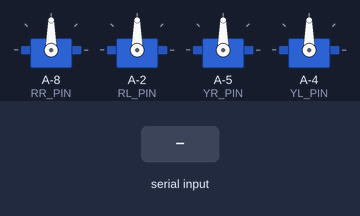
Recording of a sketch running on a simulated ATtiny85, built with avr-gcc and run on an emulated ATtiny85. On the bench: 4 × servo. The test bench sets the inputs (shaded band).

Above: at 2.3 s.
2.4 s: "F" received over Serial
At 3.62 s:
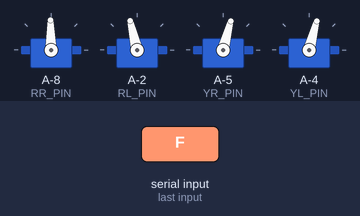
At 4.2 s:
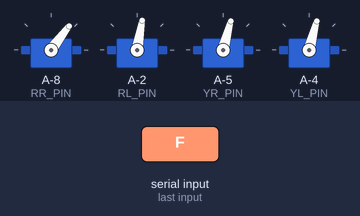
5.4 s: "f" received over Serial
At 7.08 s:
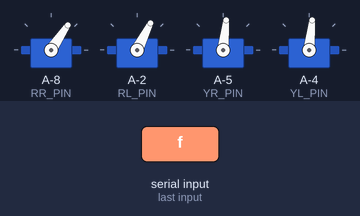
Timing chart, 0 to 14.0 s (numbered marks = the images above; inputs shaded):
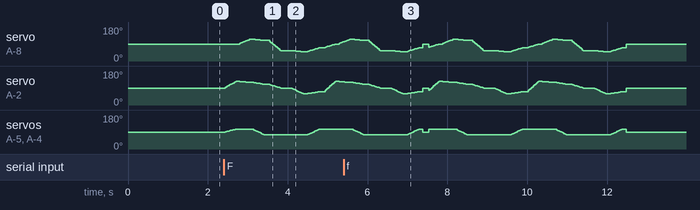

The sketch:

robotCode.ino
```cpp
#include "Arduino.h"
#include "Oscillator.h"
#include "NeoSWSerial.h"
#include <Servo.h>
/*
         ---------------
        |     O   O     |
        |---------------|
YR 2<== |               | <== YL 3
         ---------------
            ||     ||
            ||     ||
RR 0==^   -----   ------  v== RL 1
         |-----   ------|
*/

/* Hardware interface mapping*/

#define SOFTWARE_RXD A2 //Software implementation of serial interface (audio module driver interface)
#define SOFTWARE_TXD A3
#define MY1690_PIN 8
#define HT6871_PIN 7
NeoSWSerial mp3Serial(SOFTWARE_RXD, SOFTWARE_TXD);

#define YL_PIN 10
#define YR_PIN 9
#define RL_PIN 12
#define RR_PIN 6

#define N_SERVOS 4
#define INTERVALTIME 10.0
#define CENTRE 90
#define AMPLITUDE 30
#define ULTRA_HIGH_RATE 0.3
#define HIGH_RATE 0.5
#define MID_RATE 0.7
#define LOW_RATE 1.0
#define ULTRA_LOW_RATE 1.5

int t=495;
char mov_=""; //moviento adelante

Oscillator servo[N_SERVOS];

#define CENTRE 90

unsigned long final_time;
unsigned long interval_time;
int oneTime;
int iteration;
float increment[N_SERVOS];
int oldPosition[] = {CENTRE, CENTRE, CENTRE, CENTRE};


class MY1690_16S{
public:
    int volume;
    String playStatus[5] = {"0", "1", "2", "3", "4"}; // STOP PLAYING PAUSE FF FR

    /* Music Playing Choice*/
    void playSong(unsigned char num, unsigned char vol){
        setVolume(vol);
        setPlayMode(4);
        CMD_SongSelet[4] = num;
        checkCode(CMD_SongSelet);
        mp3Serial.write(CMD_SongSelet, 7);
        delay(50);
    }
    /* Get playback status*/
    String getPlayStatus(){
        mp3Serial.write(CMD_getPlayStatus, 5);
        delay(50);
        return getStatus();
    }
    /* Get status*/
    String getStatus(){
        String statusMp3 = "";
        while (mp3Serial.available()){
            statusMp3 += (char)mp3Serial.read();
        }
        return statusMp3;
    }
    /* Stop broadcasting*/
    void stopPlay(){
        setPlayMode(4);
        mp3Serial.write(CMD_MusicStop, 5);
        delay(50);
    }
    /* Volume setting*/
    void setVolume(unsigned char vol){
        CMD_VolumeSet[3] = vol;
        checkCode(CMD_VolumeSet);
        mp3Serial.write(CMD_VolumeSet, 6);
        delay(50);
    }
    /* Voice Enhancement*/
    void volumePlus(){
        mp3Serial.write(CMD_VolumePlus, 5);
        delay(50);
    }
    /* Lower volume*/
    void volumeDown(){
        mp3Serial.write(CMD_VolumeDown, 5);
        delay(50);
    }

    void setPlayMode(unsigned char mode){
        CMD_PlayMode[3] = mode;
        checkCode(CMD_PlayMode);
        mp3Serial.write(CMD_PlayMode, 6);
        delay(50);
    }

    void checkCode(unsigned char *vs){
        int val = vs[1];
        int i;
        for (i = 2; i < vs[1]; i++)
            val = val ^ vs[i];
        vs[i] = val;
    }

    void ampMode(int p, bool m){
        pinMode(p, OUTPUT);
        if (m)
            digitalWrite(p, HIGH);

        else
            digitalWrite(p, LOW);
    }

    void init(){
        ampMode(HT6871_PIN, HIGH);
        stopPlay();
        volume = 15;
    }

private:
    byte CMD_MusicPlay[5] = {0x7E, 0x03, 0x11, 0x12, 0xEF};
    byte CMD_MusicStop[5] = {0x7E, 0x03, 0x1E, 0x1D, 0xEF};
    byte CMD_MusicNext[5] = {0x7E, 0x03, 0x13, 0x10, 0xEF};
    byte CMD_MusicPrev[5] = {0x7E, 0x03, 0x14, 0x17, 0xEF};
    byte CMD_VolumePlus[5] = {0x7E, 0x03, 0x15, 0x16, 0xEF};
    byte CMD_VolumeDown[5] = {0x7E, 0x03, 0x16, 0x15, 0xEF};
    byte CMD_VolumeSet[6] = {0x7E, 0x04, 0x31, 0x00, 0x00, 0xEF};
    byte CMD_PlayMode[6] = {0x7E, 0x04, 0x33, 0x00, 0x00, 0xEF};
    byte CMD_SongSelet[7] = {0x7E, 0x05, 0x41, 0x00, 0x00, 0x00, 0xEF};
    byte CMD_getPlayStatus[5] = {0x7E, 0x03, 0x20, 0x23, 0xEF};
} mp3;

bool delays(unsigned long ms){
    for (unsigned long i = 0; i < ms; i++)
        delay(1);

    return false;
}

/*
    Setting the 90-degree position of the steering gear to make the penguin stand on its feet
*/
void homes(int millis_t){
    servo[0].SetPosition(90);
    servo[1].SetPosition(90);
    servo[2].SetPosition(90);
    servo[3].SetPosition(90);
    delay(millis_t);
}
bool moveNServos(int time, int newPosition[]){
    for (int i = 0; i < N_SERVOS; i++)
        increment[i] = ((newPosition[i]) - oldPosition[i]) / (time / INTERVALTIME);

    final_time = millis() + time;
    iteration = 1;
    while (millis() < final_time){
        interval_time = millis() + INTERVALTIME;
        oneTime = 0;
        while (millis() < interval_time){
            if (oneTime < 1){
                for (int i = 0; i < N_SERVOS; i++)
                    servo[i].SetPosition(oldPosition[i] + (iteration * increment[i]));

                iteration++;
                oneTime++;
            }
        }
    }
    for (int i = 0; i < N_SERVOS; i++)
        oldPosition[i] = newPosition[i];

    return false;
}
/*
  Walking control realization:
*/
bool walk(int steps, int T, int dir){
    int move1[] = {90, 90 + 35, 90 + 15, 90 + 15};
    int move2[] = {90 + 25, 90 + 30, 90 + 15, 90 + 15};
    int move3[] = {90 + 20, 90 + 20, 90 - 15, 90 - 15};
    int move4[] = {90 - 35, 90, 90 - 15, 90 - 15};
    int move5[] = {90 - 40, 90 - 30, 90 - 15, 90 - 15};
    int move6[] = {90 - 20, 90 - 20, 90 + 15, 90 + 15};

    int move21[] = {90, 90 + 35, 90 - 15, 90 - 15};
    int move22[] = {90 + 25, 90 + 30, 90 - 15, 90 - 15};
    int move23[] = {90 + 20, 90 + 20, 90 + 15, 90 + 15};
    int move24[] = {90 - 35, 90, 90 + 15, 90 + 15};
    int move25[] = {90 - 40, 90 - 30, 90 + 15, 90 + 15};
    int move26[] = {90 - 20, 90 - 20, 90 - 15, 90 - 15};

    if (dir == 1) //Walking forward
    {
        for (int i = 0; i < steps; i++)
            if (
                moveNServos(T * 0.2, move1) ||
                delays(50) ||
                moveNServos(T * 0.2, move2) ||
                delays(50) ||
                moveNServos(T * 0.2, move3) ||
                delays(100) ||
                moveNServos(T * 0.2, move4) ||
                delays(250) ||
                moveNServos(T * 0.2, move5) ||
                delays(100) ||
                moveNServos(T * 0.2, move6) ||
                delays(100))
                return true;
    }
    else //Walking backward
    {
        for (int i = 0; i < steps; i++)
            if (
                moveNServos(T * 0.2, move21) ||
                delays(50 / 10) ||
                moveNServos(T * 0.2, move22) ||
                delays(50) ||
                moveNServos(T * 0.2, move23) ||
                delays(100) ||
                moveNServos(T * 0.2, move24) ||
                delays(250) ||
                moveNServos(T * 0.2, move25) ||
                delays(100) ||
                moveNServos(T * 0.2, move26))
                return true;
    }
    return false;
}

int trim_rr;
int trim_rl;
int trim_yr;
int trim_yl;

void servoAttach(){
    //
    servo[0].SetTrim(trim_rr);
    servo[1].SetTrim(trim_rl);
    servo[2].SetTrim(trim_yr);
    servo[3].SetTrim(trim_yl);

    servo[0].attach(RR_PIN);
    servo[1].attach(RL_PIN);
    servo[2].attach(YR_PIN);
    servo[3].attach(YL_PIN);
}

bool lateral_fuerte(boolean dir, int tempo){
    if (dir){
        int move1[] = {CENTRE - 2 * AMPLITUDE, CENTRE - AMPLITUDE, CENTRE, CENTRE};
        int move2[] = {CENTRE + AMPLITUDE, CENTRE - AMPLITUDE, CENTRE, CENTRE};
        int move3[] = {CENTRE - 2 * AMPLITUDE, CENTRE - AMPLITUDE, CENTRE, CENTRE};
        if (moveNServos(tempo * LOW_RATE, move1) || delays(tempo * 2) ||
            moveNServos(tempo * ULTRA_HIGH_RATE, move2) || delays(tempo / 2) ||
            moveNServos(tempo * ULTRA_HIGH_RATE, move3) || delays(tempo))
            return true;
    }
    else{
        int move1[] = {CENTRE + AMPLITUDE, CENTRE + 2 * AMPLITUDE, CENTRE, CENTRE};
        int move2[] = {CENTRE + AMPLITUDE, CENTRE - AMPLITUDE, CENTRE, CENTRE};
        int move3[] = {CENTRE + AMPLITUDE, CENTRE + 2 * AMPLITUDE, CENTRE, CENTRE};
        if (moveNServos(tempo * LOW_RATE, move1) || delays(tempo * 2) ||
            moveNServos(tempo * ULTRA_HIGH_RATE, move2) || delays(tempo / 2) ||
            moveNServos(tempo * ULTRA_HIGH_RATE, move3) || delays(tempo))
            return true;
    }
    if (home())
        return true;
    return false;
}

bool home(){
    int move1[] = {90, 90, 90, 90};
    if (moveNServos(t, move1) || delays(t))
        return true;
    return false;
}

void servoDetach(){
    servo[0].detach();
    servo[1].detach();
    servo[2].detach();
    servo[3].detach();
}

void start(){
    mp3.stopPlay();
    delay(10);
    mp3.stopPlay();
    delay(10);
    mp3.stopPlay();
    delay(10);
    mp3.playSong(1, mp3.volume);
    mp3.setVolume(10);
    //lateral_fuerte(1,t); //movimiento de inicio
    mp3.stopPlay();
    delay(10);
    mp3.stopPlay();
    delay(10);
    mp3.stopPlay();
    delay(10);
}


void setup(){
    Serial.begin(9600);

    mp3Serial.begin(9600);
    mp3.init();

    servo[0].attach(RR_PIN);
    servo[1].attach(RL_PIN);
    servo[2].attach(YR_PIN);
    servo[3].attach(YL_PIN);
    start(); //movimiento de inicio robot
    homes(100);
}

void loop(){
//este es el codigo final
  if(Serial.available()){
    mov_=Serial.read();
  if(mov_=='F' || mov_=='f'){
    for (int i = 0; i < 2; i++)
        walk(1, 1500, 1); //movimiento adelante
        homes(100);
  }
  else if (mov_=='B' || mov_=='b'){
    for (int i = 0; i < 2; i++)
        walk(1, 1500, 0);//movimiento atras
        homes(100);
  }
  else if(mov_=='l'){ //palabra chapie
    servoAttach();
    lateral_fuerte(1, t);
    servoDetach();
  }
}
} //fin loop
```

Oscillator.cpp
```cpp
// (licence header left out)
#if defined(ARDUINO) && ARDUINO >= 100
#include "Arduino.h"
#else
#include "WProgram.h"
#include <pins_arduino.h>
#endif
#include "Oscillator.h"
#include <Servo.h>

//-- This function returns true if another sample
//-- should be taken (i.e. the TS time has passed since
//-- the last sample was taken
bool Oscillator::next_sample() {

  //-- Read current time
  _currentMillis = millis();

  //-- Check if the timeout has passed
  if (_currentMillis - _previousMillis > _TS) {
    _previousMillis = _currentMillis;

    return true;
  }

  return false;
}

//-- Attach an oscillator to a servo
//-- Input: pin is the arduino pin were the servo
//-- is connected
void Oscillator::attach(int pin, bool rev) {
  //-- If the oscillator is detached, attach it.
  if (!_servo.attached()) {

    //-- Attach the servo and move it to the home position
    _servo.attach(pin, 580, 2300);
    _servo.write(90+_trim);

    //-- Initialization of oscilaltor parameters
    _TS = 30;
    _T = 2000;
    _N = _T / _TS;
    _inc = 2 * M_PI / _N;

    _previousMillis = 0;

    //-- Default parameters
    _A = 45;
    _phase = 0;
    _phase0 = 0;
    _O = 0;
    _stop = false;

    //-- Reverse mode
    _rev = rev;
  }
}

//-- Detach an oscillator from his servo
void Oscillator::detach() {
  //-- If the oscillator is attached, detach it.
  if (_servo.attached())
    _servo.detach();
}

/*************************************/
/* Set the oscillator period, in ms  */
/*************************************/
void Oscillator::SetT(unsigned int T) {
  //-- Assign the new period
  _T = T;

  //-- Recalculate the parameters
  _N = _T / _TS;
  _inc = 2 * M_PI / _N;
};

/*******************************/
/* Manual set of the position  */
/******************************/

void Oscillator::SetPosition(int position) { _servo.write(position + _trim); };

/*******************************************************************/
/* This function should be periodically called                     */
/* in order to maintain the oscillations. It calculates            */
/* if another sample should be taken and position the servo if so  */
/*******************************************************************/
void Oscillator::refresh() {

  //-- Only When TS milliseconds have passed, the new sample is obtained
  if (next_sample()) {

    //-- If the oscillator is not stopped, calculate the servo position
    if (!_stop) {
      //-- Sample the sine function and set the servo pos
      _pos = round(_A * sin(_phase + _phase0) + _O);
      if (_rev)
        _pos = -_pos;
      _servo.write(_pos + 90 + _trim);
    }

    //-- Increment the phase
    //-- It is always increased, even when the oscillator is stop
    //-- so that the coordination is always kept
    _phase = _phase + _inc;
  }
}
```

Oscillator.h
```cpp
// (licence header left out)
#ifndef Oscillator_h
#define Oscillator_h

#include <Servo.h>

//-- Macro for converting from degrees to radians
#ifndef DEG2RAD
#define DEG2RAD(g) ((g)*M_PI) / 180
#endif

class Oscillator
{
public:
  Oscillator(int trim = 0) { _trim = trim; };
  void attach(int pin, bool rev = false);
  void detach();

  void SetA(unsigned int A) { _A = A; };
  void SetO(unsigned int O) { _O = O; };
  void SetPh(double Ph) { _phase0 = Ph; };
  void SetT(unsigned int T);
  void SetTrim(int trim) { _trim = trim; };
  int getTrim() { return _trim; };
  void SetPosition(int position);
  void Stop() { _stop = true; };
  void Play() { _stop = false; };
  void Reset() { _phase = 0; };
  void refresh();

private:
  bool next_sample();

private:
  //-- Servo that is attached to the oscillator
  Servo _servo;

  //-- Oscillators parameters
  unsigned int _A; //-- Amplitude (degrees)
  unsigned int _O; //-- Offset (degrees)
  unsigned int _T; //-- Period (miliseconds)
  double _phase0;  //-- Phase (radians)

  //-- Internal variables
  int _pos;         //-- Current servo pos
  int _trim;        //-- Calibration offset
  double _phase;    //-- Current phase
  double _inc;      //-- Increment of phase
  double _N;        //-- Number of samples
  unsigned int _TS; //-- sampling period (ms)

  long _previousMillis;
  long _currentMillis;

  //-- Oscillation mode. If true, the servo is stopped
  bool _stop;

  //-- Reverse mode
  bool _rev;
};

#endif
```
